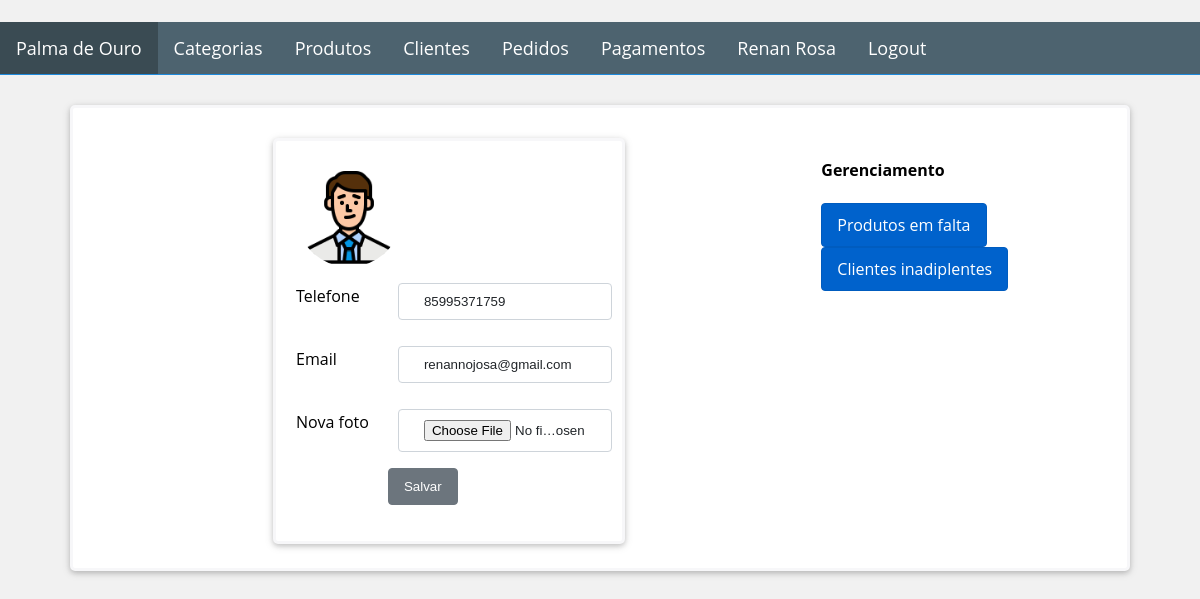
The page /clerk/account (signed in) on the database its author committed.
### Golden_Leaf/models.py (models this page shows, shortened)
class User(db.Model):
    __metaclass__ = ABCMeta
    __abstract__ = True
    id = db.Column(db.Integer, primary_key=True)
    name = db.Column(db.String(64), nullable=False, index=True)
    phone_number = db.Column(db.String(11), nullable=False)

class Clerk(User, UserMixin):
    __tablename__ = 'clerks'
    image_file = db.Column(db.String(64), default='default.png')
    email = db.Column(db.String(64), unique=True)
    password_hash = db.Column(db.String(128), nullable=False)
    __mapper_args__ = {
        'concrete': True
    }
    @property
    def password(self) -> None:
        raise AttributeError('password is not a readable attribute')

### Golden_Leaf/views/clerk/routes.py (the view)
@blueprint_clerk.route('/clerk/account', methods=['GET', 'POST'])
@register_breadcrumb(blueprint_clerk, '.', 'Atendente')
@login_required
def account():
    form = UpdateClerkForm()
    if form.validate_on_submit():
        if form.image_file.data:
            picture_file = save_picture(form.image_file.data)
            current_user.image_file = picture_file
        current_user.email = form.email.data
        db.session.commit()
        flash('Sua conta foi atualizada com sucesso.', 'success')
        return redirect(url_for('blueprint_clerk.account'))
    elif request.method == 'GET':
        form.phone_number.data = current_user.phone_number
        form.email.data = current_user.email
    image_file = url_for('static', filename='profile_pic/' + current_user.image_file)
    return render_template('clerk/account.html', form=form, image_file=image_file)

### Golden_Leaf/views/clerk/forms.py (shortened to what this page needs)
class UpdateClerkForm(FlaskForm):
    phone_number = StringField('Telefone',validators=[DataRequired(message="Atendente precisa ter um número de telefone celular."),
                                                      Regexp('[1-9]{2}[1-9]{4,5}[0-9]{4}',0,'O número deve deve estar no formato: (xx)xxxxx-xxxx.'),
                                                      Length(min=11, max=11,message="O número precisa ter exatamente 11 caracteres.")])
    email = StringField('Email', validators=[Email(message="Email deve estar no formato: nome@provedor.com")])
    image_file = FileField('Nova foto', validators=[FileAllowed(['png', 'jpg', 'jpeg'])])
    submit = SubmitField('Salvar')

### Golden_Leaf/models.py (called while the page is built)
@login_manager.user_loader
def load_user(id):
    return Clerk.query.get(id)

### Golden_Leaf/templates/clerk/account.html (shortened to what this page needs)
{% extends "base.html" %}
{% block page_content %}
<div class="container">
    <div class="row">
        <div class="col-75">
            <div class="form-container">
                <img class="account-img" src="{{ image_file }}" alt="Foto do colaborador.">
                <form action="" method="POST" enctype="multipart/form-data">
                    <div class="row">
                        <div class="col-25">
                            {{form.phone_number.label(class="label")}}
                        </div>
                        <div class="col-75">
                            {{form.phone_number(class="form")}}
                        </div>
                    </div>
                    <div class="row">
                        <div class="col-25">
                            {{form.email.label(class="label")}}
                        </div>
                        <div class="col-75">
                            {{form.email(class="form")}}
                        </div>
                    </div>
                    <div class="row">
                        <div class="col-25">
                            {{form.image_file.label(class="label")}}
                        </div>
                        <div class="col-75">
                            {{form.image_file(class="form")}}
                        </div>
                    </div>
                    <div class="row">
                        <div class="col-25">
                        </div>
                        <div class="col-75">
                            {{form.submit(class="btn btn-default")}}
                        </div>
                    </div>
                </form>
            </div>
        </div>
        <div class="col-25">
            <div>
                <h4>Gerenciamento</h4>
                <a href="{{ url_for('blueprint_product.available_products') }}"
                   class="btn btn-primary">
                    Produtos em falta
                </a>
                <a href="" class="btn btn-primary">
                    Clientes inadiplentes
                </a>
            </div>
        </div>
    </div>
</div>
{% endblock %}

### Golden_Leaf/templates/base.html (shortened to what this page needs)
﻿<head>
    {% block head %}
    <link rel="stylesheet" type="text/css" href="{{ url_for('static', filename='css/styles.css') }}">
    {% endblock %}
</head>
<body>
    {% block navbar %}
    <header>
        <nav>
            <ul class="nav">
                <li>
                    <a class="nav-link active" href="{{ url_for('blueprint_main.index') }}">
                         Palma de Ouro
                    </a>
                </li>
                <li>
                    <a class="nav-link" href="{{ url_for('blueprint_category.get_categories') }}">Categorias</a>
                </li>
                <li>
                    <a class="nav-link" href="{{ url_for('blueprint_product.get_products') }}">Produtos</a>
                </li>
                <li>
                    <a class="nav-link" href="{{ url_for('blueprint_client.get_clients') }}">Clientes</a>
                </li>
                <li>
                    <a class="nav-link" href="{{ url_for('blueprint_order.get_orders') }}">Pedidos</a>
                </li>
                <li>
                    <a class="nav-link" href="{{ url_for('blueprint_payment.get_payment') }}">Pagamentos</a>
                </li>
                {% if current_user.is_authenticated %}
                <li>
                    <a class="nav-link" href="{{ url_for('blueprint_clerk.account') }}">
                        {{ current_user.name }}
                    </a>
                </li>
                <li>
                    <a class="nav-link" href="{{ url_for('blueprint_clerk.logout') }}">
                        Logout
                    </a>
                </li>
                {% else %}
                <li>
                    <a class="nav-link" href="{{ url_for('blueprint_clerk.login') }}">
                        <span class="glyphicon glyphicon-user"></span> Login
                    </a>
                </li>
                {% endif %}
            </ul>
        </nav>
    </header>
    {% endblock %}
    <main>
        {% block content  %}
        <div>
            {% block page_content %}
            {% endblock %}
        </div>
        {% endblock %}
    </main>
</body>

### Golden_Leaf/static/css/styles.css (style rules this page uses)
.container, .form-container { border-radius: 5px; color: #000; background-color: #ffffff; border: solid #f7f7f9; box-shadow: 0 2px 5px 0 rgba(0, 0, 0, 0.16), 0 2px 10px 0 rgba(0, 0, 0, 0.12); }
* { box-sizing: border-box; }
html, body, h1, h2, h3, h4, h5 { font-family: "Open Sans", sans-serif; }
body { background-color: #f1f1f1; margin: 0; }
.nav { list-style-type: none; margin: 0; padding: 0; background-color: #4d636f; color: #ffffff; font-size: 18px; border-bottom: 1px solid #1e8adc; display: flex; }
.nav-link { display: block; color: #ffffff; text-align: center; padding: 14px 16px; text-decoration: none; }
.active { background-color: #3a4b53; }
main { margin: auto; padding: 10px; width: 90%; }
.container { padding: 1.5rem; border-width: .2rem; }
.btn { display: inline-block; text-decoration: none; border: 1px solid transparent; padding: 10px 15px; color: #fff; border-radius: .25rem; }
.btn-primary { background-color: #0062cc; border-color: #005cbf; }
.btn-default { background-color: #6c757d; border-color: #6c757d; }
.form-container { padding: 20px; margin: auto; width: 50%; }
.row { display: flex; justify-content: space-between; }
.col-25 { width: 28%; margin-top: 6px; }
.col-75 { width: 70%; margin-top: 6px; }
.label { padding: 12px 12px 12px 0; display: inline-block; }
.form { width: 100%; padding: 10px 25px; margin: 10px; border-radius: .25rem; border: 1px solid #ced4da; color: #212529; background-color: #ffffff; }
.account-img { height: 106px; width: 106px; vertical-align: middle; border-radius: 50%; }

### rows shown on the page
Clerk: name "Renan Rosa", phone_number "85995371759", email "renannojosa@gmail.com"
